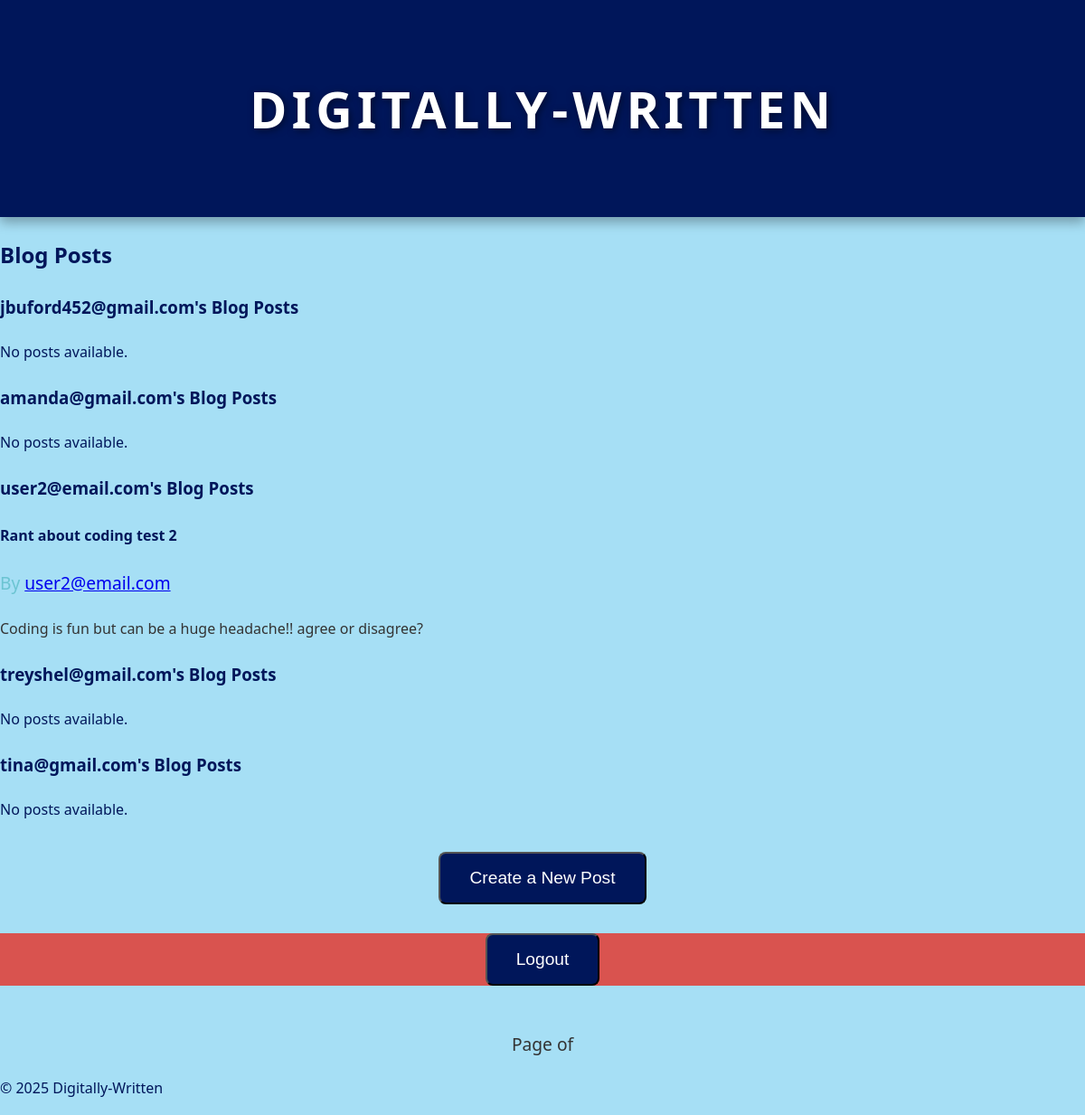
Page /post/ on the committed database.
### app/models.py (models this page shows, shortened)
class Post(models.Model):
    title = models.CharField(max_length=200)
    content = models.TextField()
    author = models.ForeignKey(User, on_delete=models.CASCADE)
    created_at = models.DateTimeField(auto_now_add=True)
    updated_at = models.DateTimeField(auto_now=True)

### app/views.py (the view)
# urls.py: path('post/', views.post_list, name='post_list'),
def post_list(request):
    users = User.objects.all()
    user_posts = {}
    for user in users:
        user_posts[user] = Post.objects.filter(author=user).order_by('-created_at')
    return render(request, 'post_list.html', {'user_posts': user_posts})

### app/templates/post_list.html (shortened to what this page needs)
{% extends 'base.html' %}
{% block content %}
<h2 class="page-title">Blog Posts</h2>
{% for user, posts in user_posts.items %}
    <div class="user-container">
        <h3 class="user-title">{{ user.username }}'s Blog Posts</h3>
        {% for post in posts %}
            <div class="post-item">
                <h4 class="post-title">{{ post.title }}</h4>
                <p class="post-author">By <a href="{% url 'profile_view' username=post.author.username %}" class="author-link">{{ post.author.username }}</a></p>
                <p class="post-content">{{ post.content }}</p>
            </div>
        {% empty %}
            <p class="no-posts-message">No posts available.</p>
        {% endfor %}
    </div>
{% endfor %}
<div class="create-post-btn">
    <a href="{% url 'create_post' %}">
        <button>Create a New Post</button>
    </a>
</div>
<div class="logout-btn">
    <a href="{% url 'logout_confirmation' %}">
        <button>Logout</button>
    </a>
</div>
<div class="pagination">
    <span>Page {{ posts.number }} of {{ posts.paginator.num_pages }}</span>
</div>
{% endblock %}

### app/static/styles.css (style rules this page uses)
body { font-family: 'Segoe UI', Tahoma, Geneva, Verdana, sans-serif; background-color: #A6DFF5; color: #00165A; margin: 0; padding: 0; line-height: 1.8; }
.post-author { font-size: 1.2rem; color: #6CC4D2; }
.post-content { font-size: 1rem; color: #333; margin-top: 1rem; }
.create-post-btn, .logout-btn { margin-top: 2rem; text-align: center; }
.create-post-btn button, .logout-btn button { background-color: #00165A; color: white; padding: 1rem 2rem; font-size: 1.2rem; border-radius: 8px; text-decoration: none; text-align: center; transition: background-color 0.3s ease; }
.pagination { text-align: center; margin-top: 3rem; }
.pagination span { font-size: 1.2rem; color: #333; }
.logout-btn { background-color: #d9534f; color: white; }

### rows in the picture
Post: title "Rant about coding test 2", author.username "user2@email.com", content "Coding is fun but can be a huge headache!! agree or disagree?"

### other values in the picture
{{ user.username }} "jbuford452@gmail.com"
{{ user.username }} "amanda@gmail.com"
{{ user.username }} "user2@email.com"
{{ user.username }} "treyshel@gmail.com"
{{ user.username }} "tina@gmail.com"
